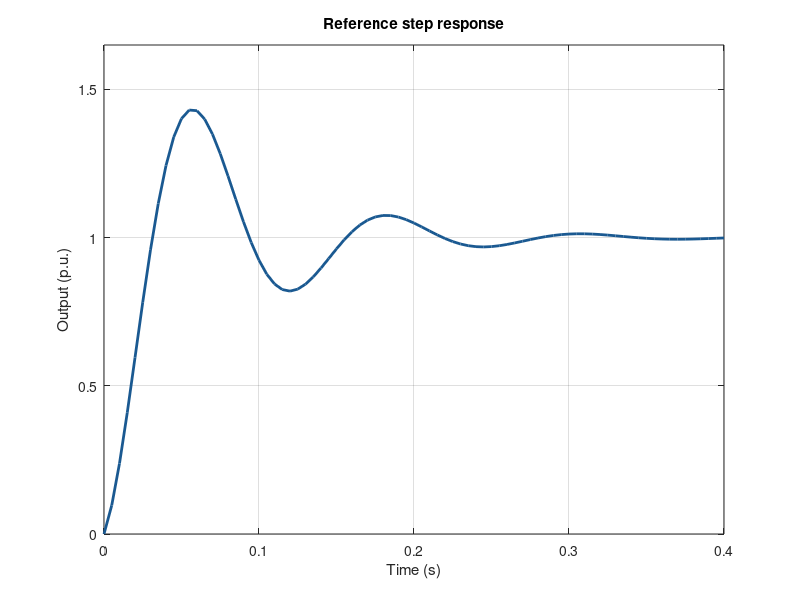
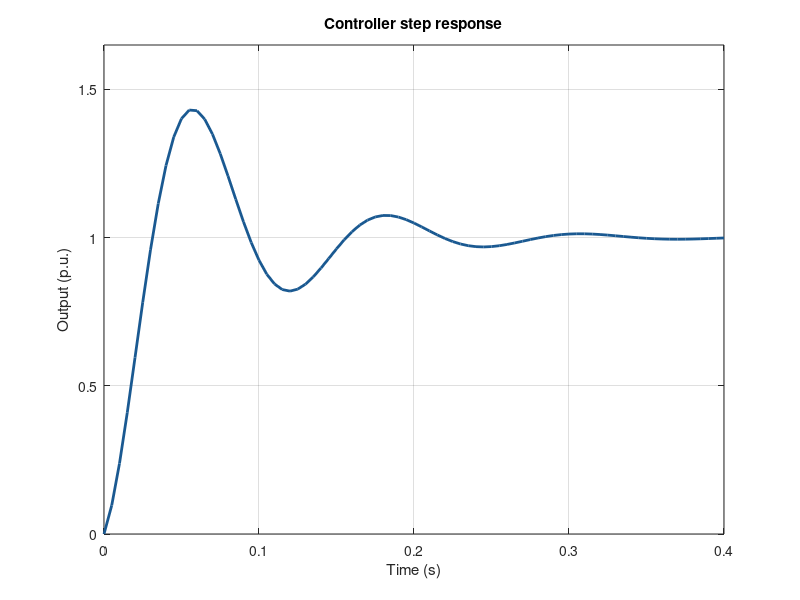
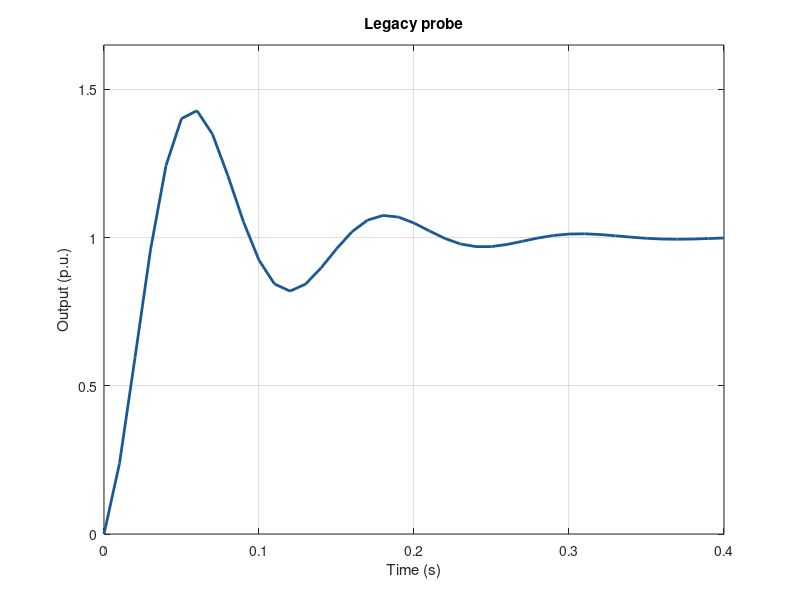
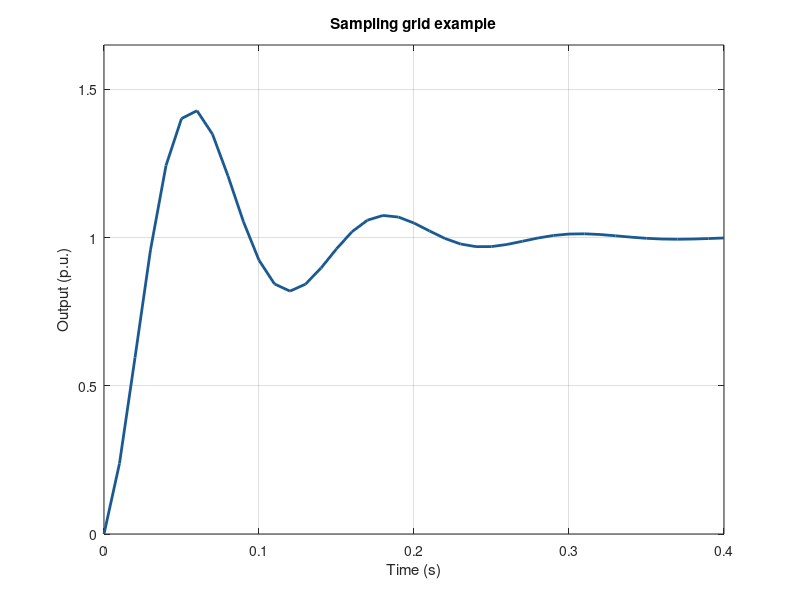

The MATLAB source for these figures, in order: (Note: this script raises an error after producing the figures.)
function [figures, series, comparisonFolder] = demo_lab_pack_comparison(demoFolder)
%DEMO_LAB_PACK_COMPARISON Compare two synthetic runs end to end.
%   DEMO_LAB_PACK_COMPARISON creates and compares two saved FIG trees in a
%   temporary folder. Pass a new folder name to keep the inputs and results.

    narginchk(0, 1);
    if nargin == 0
        demoFolder = tempname;
    end
    if isfolder(demoFolder) || isfile(demoFolder)
        error('demo_lab_pack_comparison:OutputExists', ...
            'Choose a new folder for the demo: %s', demoFolder);
    end

    baseline = fullfile(demoFolder, 'baseline-figs');
    candidate = fullfile(demoFolder, 'candidate-figs');
    mkdir(baseline);
    mkdir(candidate);
    createExampleRun(baseline, false);
    createExampleRun(candidate, true);

    baselinePack = fullfile(demoFolder, 'baseline-pack');
    candidatePack = fullfile(demoFolder, 'candidate-pack');
    export_lab_batch(baseline, baselinePack, 'DPI', 180, 'CombinePDF', false);
    export_lab_batch(candidate, candidatePack, 'DPI', 180, 'CombinePDF', false);

    comparisonFolder = fullfile(demoFolder, 'comparison');
    [figures, series] = compare_lab_packs(baselinePack, candidatePack, ...
        comparisonFolder, 'AbsTol', 0.015, 'RelTol', 0.02);
    fprintf('Comparison report: %s\n', fullfile(comparisonFolder, 'index.html'));
end

function createExampleRun(folder, isCandidate)
    time = 0:0.005:0.4;
    response = @(t) 1 - exp(-14*t).*cos(2*pi*8*t);
    writeFigure(folder, '01-reference.fig', 'Reference step response', time, response(time));

    overshoot = double(isCandidate)*0.09*exp(-((time - 0.09)/0.024).^2);
    writeFigure(folder, '02-controller-step.fig', 'Controller step response', ...
        time, response(time) + overshoot);

    if isCandidate
        time = 0:0.0125:0.4;
        writeFigure(folder, '05-new-probe.fig', 'New probe', time, response(time));
    else
        time = 0:0.01:0.4;
        writeFigure(folder, '04-legacy-probe.fig', 'Legacy probe', time, response(time));
    end
    writeFigure(folder, '03-sampling-grid.fig', 'Sampling grid example', time, response(time));
end

function writeFigure(folder, name, heading, t, values)
    fig = figure('Visible', 'off', 'Color', 'white', 'Position', [100, 100, 700, 390]);
    cleanup = onCleanup(@() delete(fig));
    ax = axes(fig);
    plot(ax, t, values, 'Color', [0.10, 0.35, 0.57], 'LineWidth', 2, ...
        'DisplayName', 'Output signal');
    title(ax, heading);
    xlabel(ax, 'Time (s)');
    ylabel(ax, 'Output (p.u.)');
    grid(ax, 'on');
    box(ax, 'on');
    xlim(ax, [0, 0.4]);
    ylim(ax, [0, 1.65]);
    savefig(fig, fullfile(folder, name));
end
